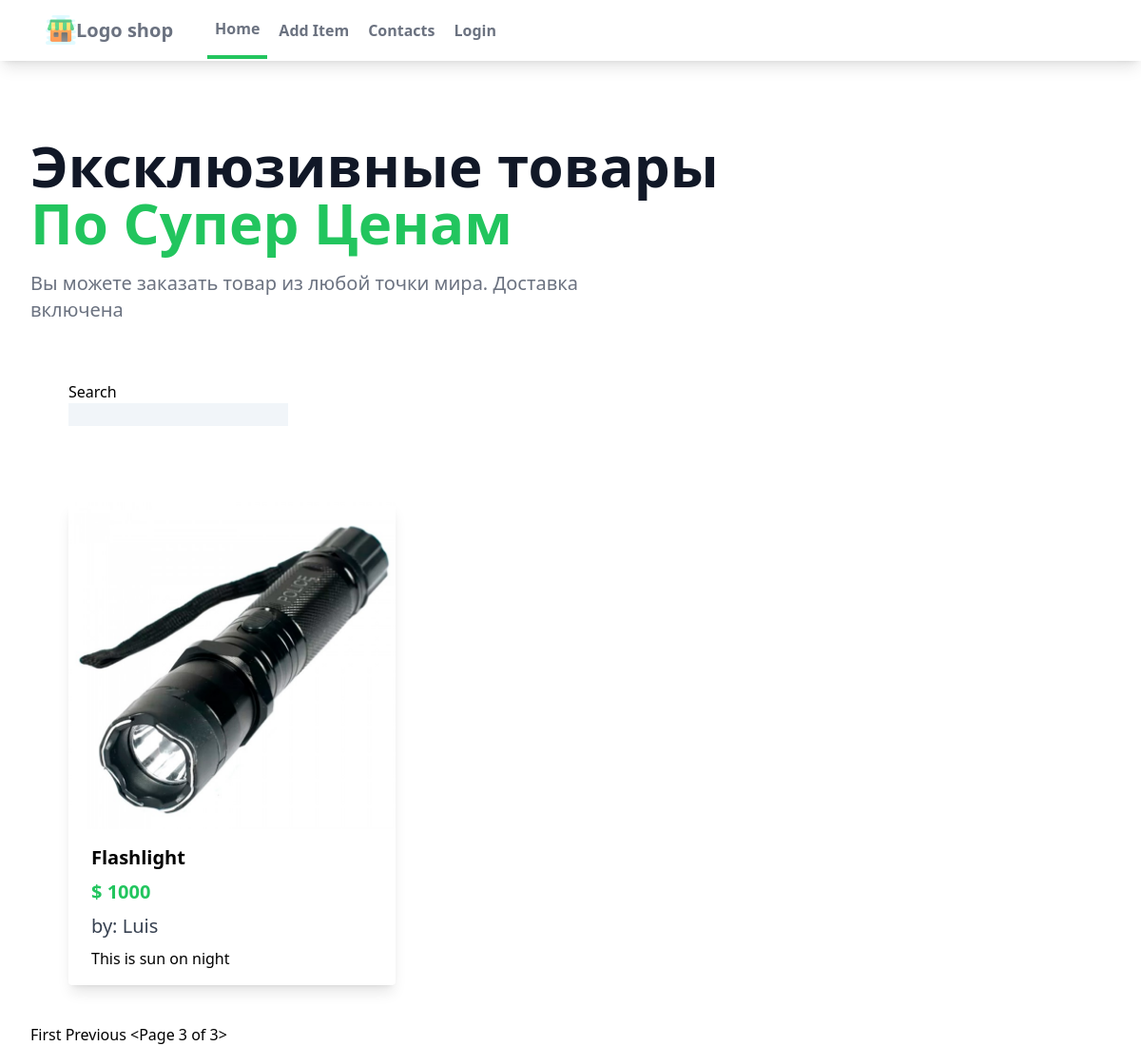
The page /myapp/?page=5 on the database as committed earlier.
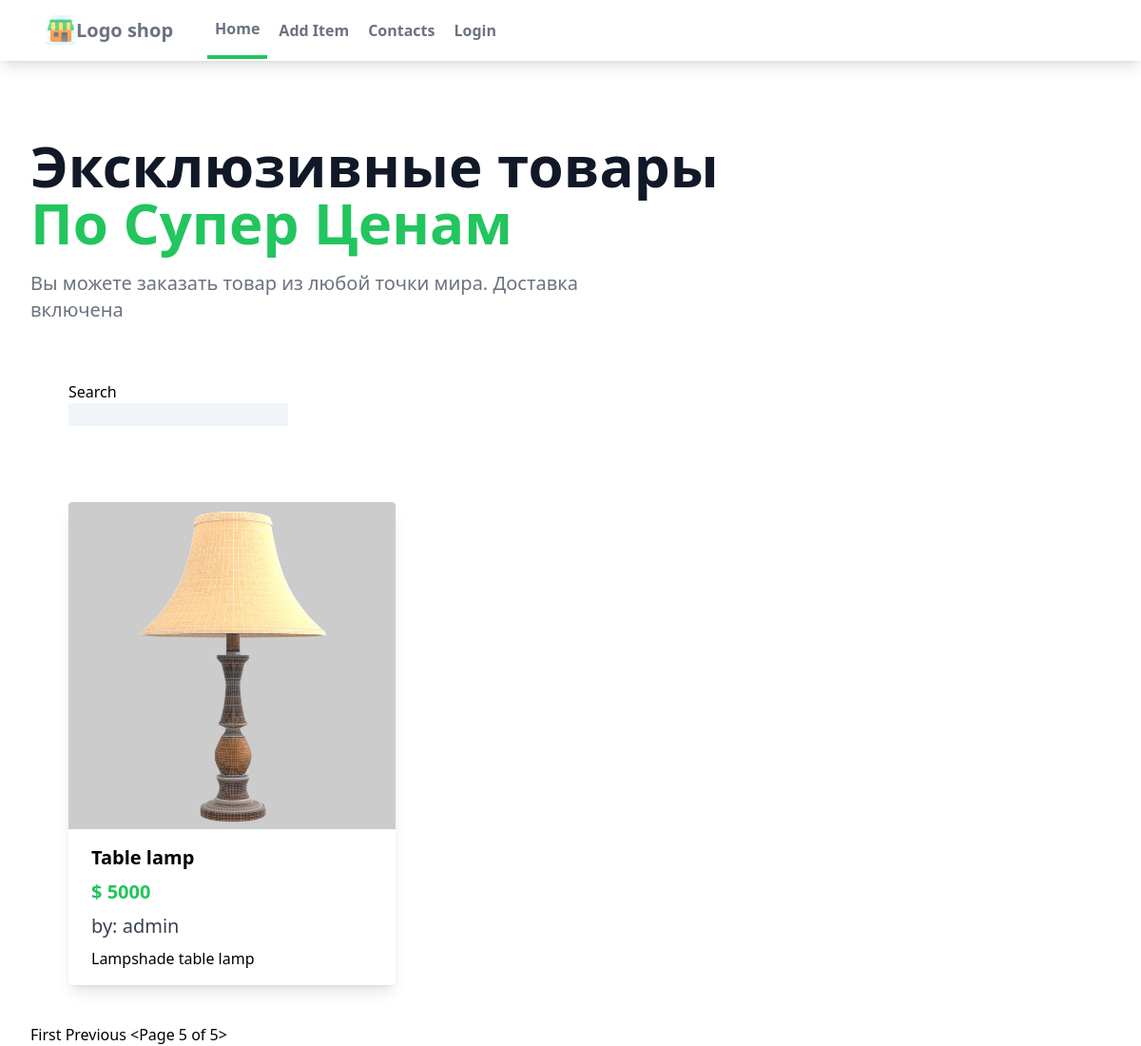
The same page on the database as committed later.
### myapp/models.py (models this page shows, shortened)
class Product(models.Model):
    seller = models.ForeignKey(User, on_delete=models.CASCADE, default='1')
    name = models.CharField(max_length=100)
    price = models.IntegerField()
    description = models.CharField(max_length=200)
    image = models.ImageField(blank=True, upload_to='images')

### myapp/views.py (the view)
# urls.py: path('', index, name='index'),
def index(request):
    page_obj=items = Product.objects.all()
    item_name = request.GET.get('search')
    if item_name != '' and item_name!=None:
        page_obj = items.filter(name__icontains=item_name)
    paginator = Paginator(page_obj, 2)
    page_number = request.GET.get('page')
    page_obj = paginator.get_page(page_number)
    context = {
        'page_obj': page_obj
       }
    return render(request, "myapp/index.html", context)

### myapp/templates/myapp/index.html (shortened to what this page needs)
{% extends 'myapp/base.html' %}
{% load static %}
{% block content %}
<main class="mt-10 mx-auto max-w-7xl px-4 sm:mt-12 sm:px-6 md:mt-16 lg:mt-20 lg:px-8 xl:mt-28">
  <div class="sm:text-center lg:text-left">
    <h1 class="text-4xl font-extrabold text-gray-900 sm:text-5xl md:text-6xl">
      <span class="block xl:inline">Эксклюзивные товары</span>
      <span class="block xl:inline text-green-500">По Супер Ценам</span>
    </h1>
    <p class="mt-3 text-base text-gray-500 sm:mt-5 sm:text-lg sm:max-w-xl sm:mx-auto md:mt-5 md:text-xl lg:mx-0">Вы можете заказать товар из любой точки мира. Доставка включена</p>
  </div>
  <div class="mt-5 p-10 justify-center ">
    <h2>Search</h2>
    <form action="" method="get">
      <input class="bg-slate-100" type="text" name="search">
    </form>
  </div>
  <div class="p-10 grid grid-cols-1 sm:grid-cols-1 md:grid-cols-3 xl:grid-col-3 lg:grid-col-3 gap-3">
    {% for item in page_obj %}
      <a href="{% url 'myapp:detail' item.id %}">
        <div class="rounded overflow-hidden shadow-lg">
          <image class="w-full " src="{{ item.image.url }}"></image>
          <div class="px-6 py-4">
            <p class="font-bold text-xl  mb-2">{{ item.name }}</p>
            <p class="font-bold text-xl text-green-500 mb-2">$ {{ item.price }}</p>
            <p class="font-light text-xl text-gray-700 mb-2">by: {{ item.seller }}</p>
            <p class="text-basetext-gray-700 ">{{ item.description }}</p>
          </div>
        </div>
      </a>
    {% endfor %}
  </div>
  <div>
    <span>
      {% if page_obj.has_previous %}
      	<a href="?page=1">First</a>
      	<a href="?page={{ page_obj.previous_page_number }}">Previous</a>
      {% endif %}
    </span>
    <span>
        {{ page_obj }}
    </span>
  </div>
</main>
{% endblock content %}

### myapp/templates/myapp/base.html
<!DOCTYPE html>
{% load static %}
<html lang="en">
  <head>
    <link rel="stylesheet" href="{% static 'myapp/styles.css' %}">
  </head>
  <body>
    {% include 'myapp/navbar.html' %}
    {% block content %}
    {% endblock content %}
  </body>
</html>

### myapp/templates/myapp/navbar.html
{% load static %}
<nav class="bg-white shadow-lg">
  <div class="max-w-6xl mx-auto px-4">
    <div class="flex justify-betweens">
      <div class="flex space-x-7">
        <div >
          <a href="{% url 'myapp:index' %}" class="flex items-center px-2 py-4">
          <img class="h-8 w-8" src="{% static 'myapp/images/img.png' %}" alt="logo">
          <span class="text-gray-500 font-semibold text-xl">Logo shop</span>
          </a>
        </div>
        <div class="items-center flex space-x-1">
          <a href="{% url 'myapp:index' %}" class="py-4 px-2 text-gray-500 font-semibold border-b-4 border-green-500">Home</a>
          <a href="{% url 'myapp:add_item' %}" class="py-4 px-2 text-gray-500 font-semibold">Add Item</a>
          <a href="#" class="py-4 px-2 text-gray-500 font-semibold">Contacts</a>
          {% if user.is_authenticated %}
            <form class="logout" action="{% url 'users:logout' %}" method="post">
              {% csrf_token %}
                <button class="py-4 px-2 text-gray-500 font-semibold" type="submit">User logout</button>
            </form>
          	<a class="py-4 px-2 text-gray-500 font-semibold" href="{% url 'users:profile' %}">Profile</a>
          {% else %}
            <a class="py-4 px-2 text-gray-500 font-semibold" href="{% url 'users:login' %}">Login</a>
          {% endif %}
        </div>
      </div>
    </div>
  </div>
</nav>

Rows that differ between the two databases and show on the page:
no longer on this page (row unchanged): Product: image (picture), name "Flashlight", price "1000", seller "Luis", description "This is sun on night"
added Product: image (picture), name "Table lamp", price "5000", seller "admin", description "Lampshade table lamp"
Other text that changed with them:
{{ page_obj }}: "<Page 3 of 3>" → "<Page 5 of 5>"
